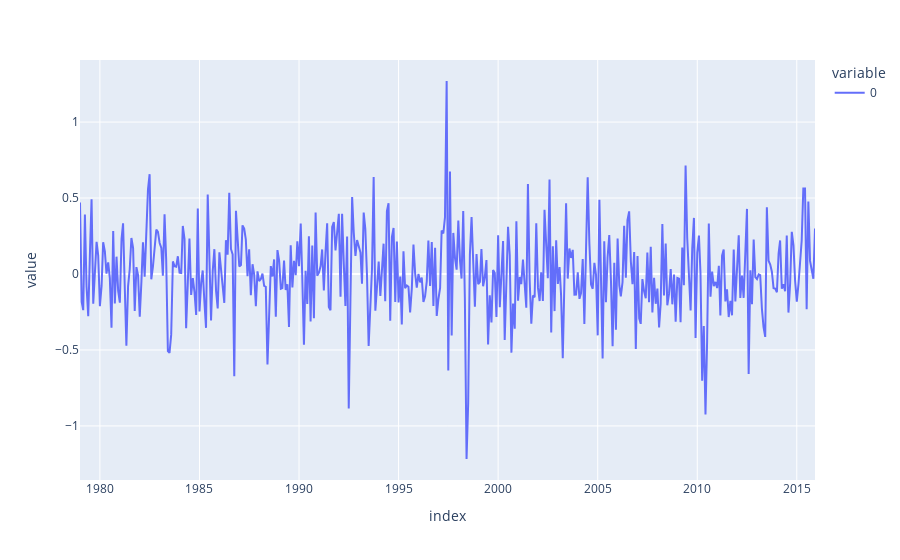

The notebook cell this image was saved under:
### Code cell
residuals.plot()

### Figure 1 — Plotly figure (JSON) as saved in the notebook; plotly's stock layout.template omitted (floating-point values rounded to 4 significant figures; data arrays with more than 128 entries replaced by an {"elided": "..."} marker saying what was removed)
{"data": [{"hovertemplate": "variable=0<br>index=%{x}<br>value=%{y}<extra></extra>", "legendgroup": "0", "line": {"color": "#636efa", "dash": "solid"}, "marker": {"symbol": "circle"}, "mode": "lines", "name": "0", "orientation": "v", "showlegend": true, "type": "scatter", "x": {"elided": "444 str values"}, "xaxis": "x", "y": {"elided": "444 float values"}, "yaxis": "y"}], "layout": {"legend": {"title": {"text": "variable"}, "tracegroupgap": 0}, "margin": {"t": 60}, "xaxis": {"anchor": "y", "domain": [0, 1], "title": {"text": "index"}}, "yaxis": {"anchor": "x", "domain": [0, 1], "title": {"text": "value"}}}}
